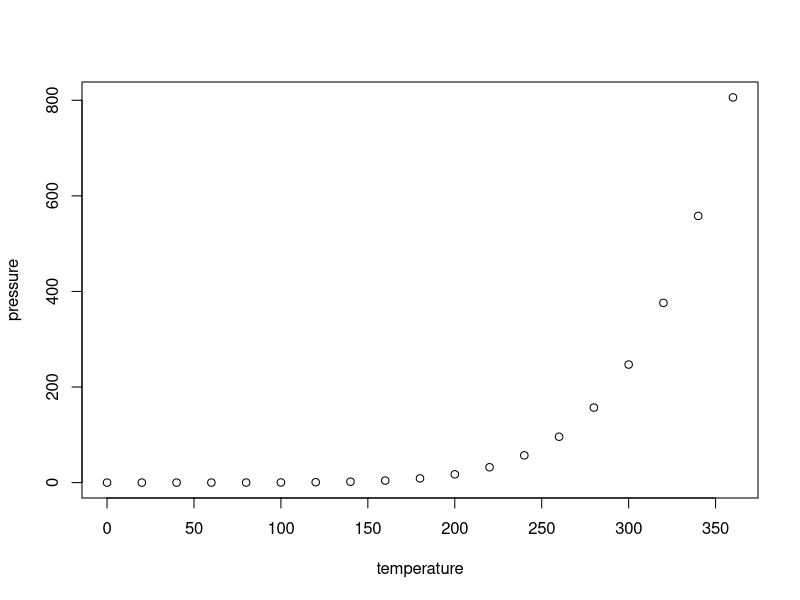
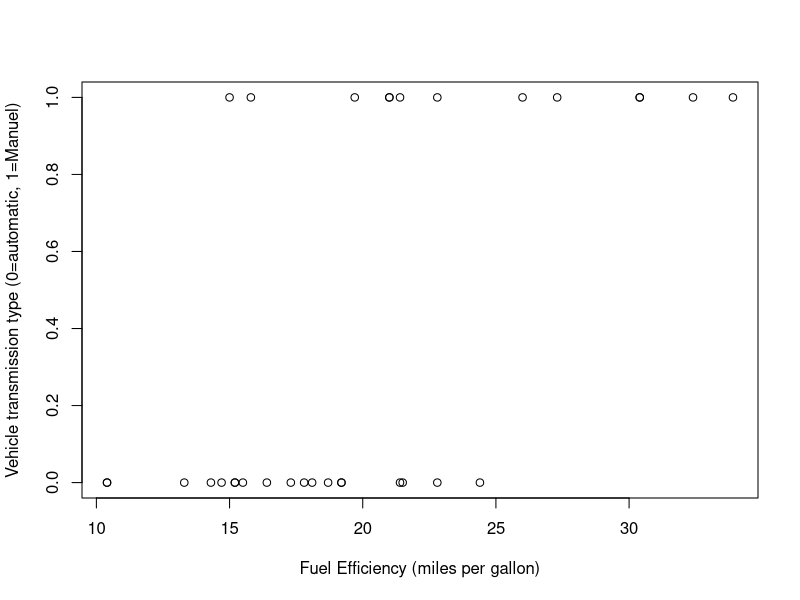

These figures' R source, in order:
## ---- chunk 1
knitr::opts_chunk$set(echo = TRUE)
## ---- chunk 2
head(mtcars)
summary(cars)
## ---- chunk 3
plot(pressure)
## ---- chunk 4

split_size=0.8
sample_size=floor(split_size*nrow(mtcars))
## ---- chunk 5
set.seed (123)
## ---- chunk 6
train_indices<-sample(seq_len(nrow(mtcars)), size=sample_size)
## ---- chunk 7
train<-mtcars[train_indices,]
test<-mtcars[train_indices,]
## ---- chunk 8

plot(x=mtcars$mpg, y=mtcars$am, xlab="Fuel Efficiency (miles per gallon)", ylab="Vehicle transmission type (0=automatic, 1=Manuel)")

## ---- chunk 9

library(caTools)

## ---- chunk 10
train<-mtcars[train_indices,]
label.train=train[,9]
Data.train=train[,-9]

## ---- chunk 11
model=LogitBoost(Data.train,label.train)
Data.test=test
Lab=predict(model,Data.test,type="raw")
data.frame(row.names(test),test$mpg,test$am,Lab)
